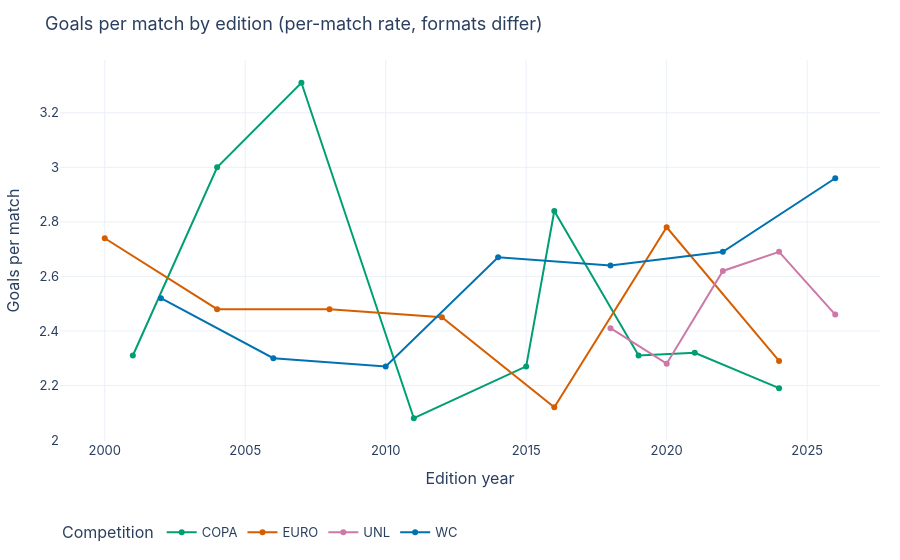

This figure's notebook cell:
### Code cell
F['A_goals_per_match_by_edition']

### Figure 1 — Plotly figure (JSON) as saved in the notebook; plotly's stock layout.template omitted (floating-point values rounded to 4 significant figures)
{"data": [{"hovertemplate": "Competition=COPA<br>Edition year=%{x}<br>Goals per match=%{y}<extra></extra>", "legendgroup": "COPA", "line": {"color": "#009E73", "dash": "solid"}, "marker": {"symbol": "circle"}, "mode": "lines+markers", "name": "COPA", "orientation": "v", "showlegend": true, "type": "scatter", "x": [2001, 2004, 2007, 2011, 2015, 2016, 2019, 2021, 2024], "xaxis": "x", "y": [2.31, 3.0, 3.31, 2.08, 2.27, 2.84, 2.31, 2.32, 2.19], "yaxis": "y"}, {"hovertemplate": "Competition=EURO<br>Edition year=%{x}<br>Goals per match=%{y}<extra></extra>", "legendgroup": "EURO", "line": {"color": "#D55E00", "dash": "solid"}, "marker": {"symbol": "circle"}, "mode": "lines+markers", "name": "EURO", "orientation": "v", "showlegend": true, "type": "scatter", "x": [2000, 2004, 2008, 2012, 2016, 2020, 2024], "xaxis": "x", "y": [2.74, 2.48, 2.48, 2.45, 2.12, 2.78, 2.29], "yaxis": "y"}, {"hovertemplate": "Competition=UNL<br>Edition year=%{x}<br>Goals per match=%{y}<extra></extra>", "legendgroup": "UNL", "line": {"color": "#CC79A7", "dash": "solid"}, "marker": {"symbol": "circle"}, "mode": "lines+markers", "name": "UNL", "orientation": "v", "showlegend": true, "type": "scatter", "x": [2018, 2020, 2022, 2024, 2026], "xaxis": "x", "y": [2.41, 2.28, 2.62, 2.69, 2.46], "yaxis": "y"}, {"hovertemplate": "Competition=WC<br>Edition year=%{x}<br>Goals per match=%{y}<extra></extra>", "legendgroup": "WC", "line": {"color": "#0072B2", "dash": "solid"}, "marker": {"symbol": "circle"}, "mode": "lines+markers", "name": "WC", "orientation": "v", "showlegend": true, "type": "scatter", "x": [2002, 2006, 2010, 2014, 2018, 2022, 2026], "xaxis": "x", "y": [2.52, 2.3, 2.27, 2.67, 2.64, 2.69, 2.96], "yaxis": "y"}], "layout": {"font": {"family": "Inter, Segoe UI, sans-serif", "size": 13}, "legend": {"orientation": "h", "title": {"text": "Competition"}, "tracegroupgap": 0, "y": -0.2}, "margin": {"b": 50, "l": 60, "r": 20, "t": 60}, "title": {"text": "Goals per match by edition (per-match rate, formats differ)"}, "xaxis": {"anchor": "y", "domain": [0.0, 1.0], "title": {"text": "Edition year"}}, "yaxis": {"anchor": "x", "domain": [0.0, 1.0], "title": {"text": "Goals per match"}}}}
